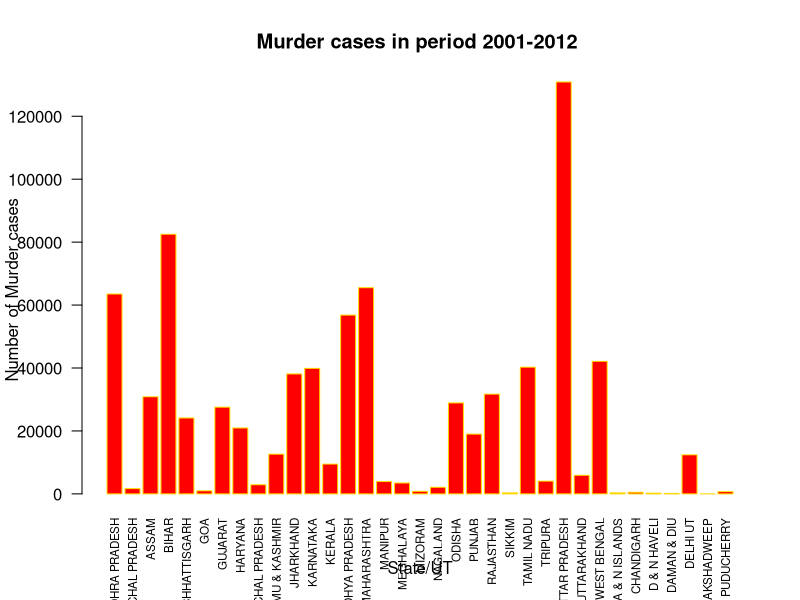
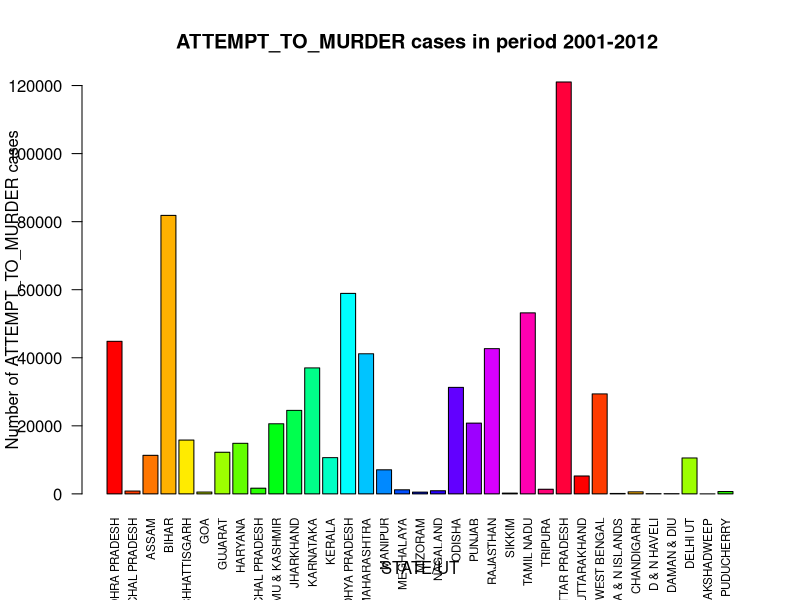
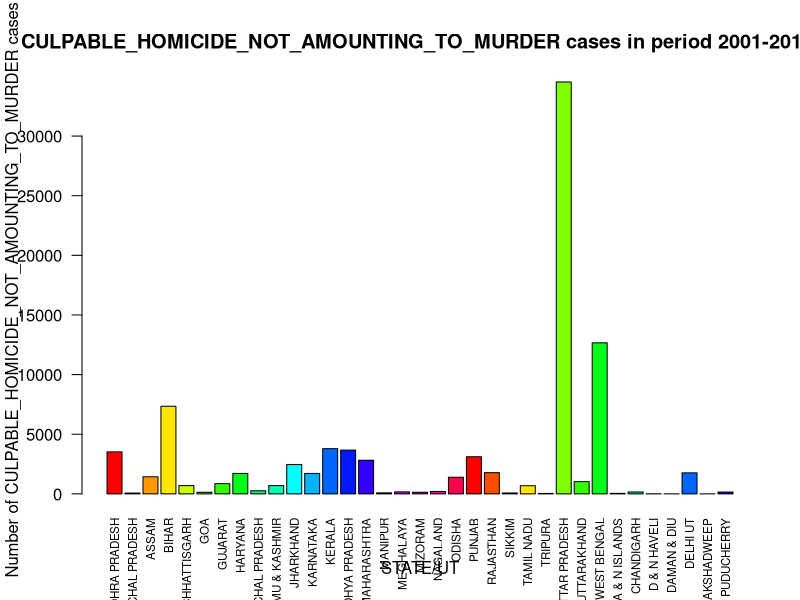
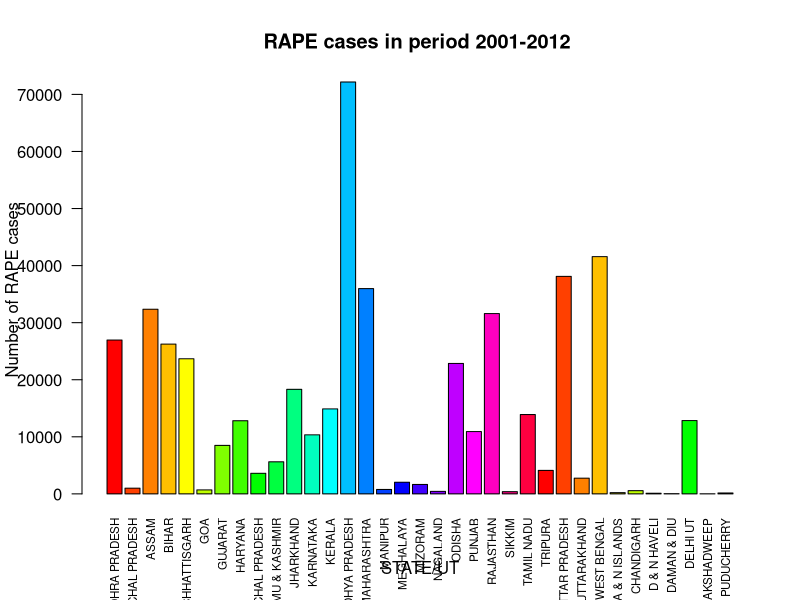
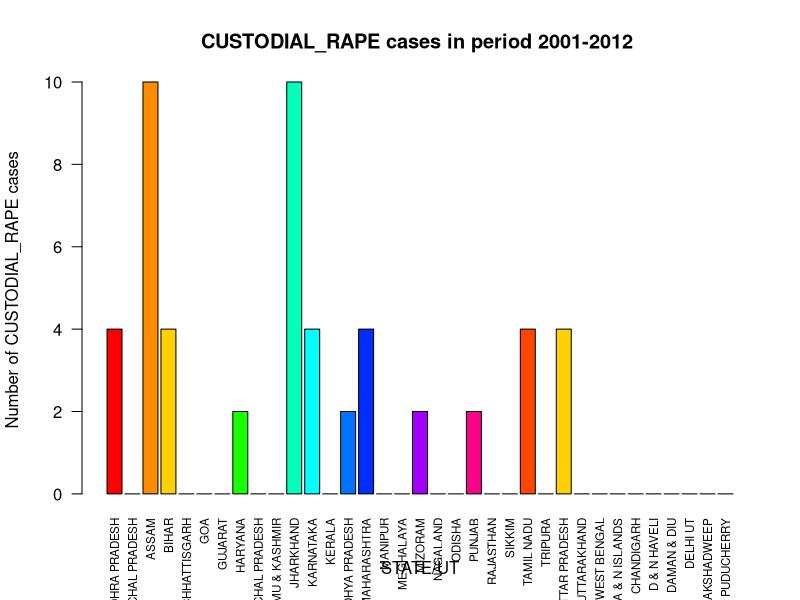
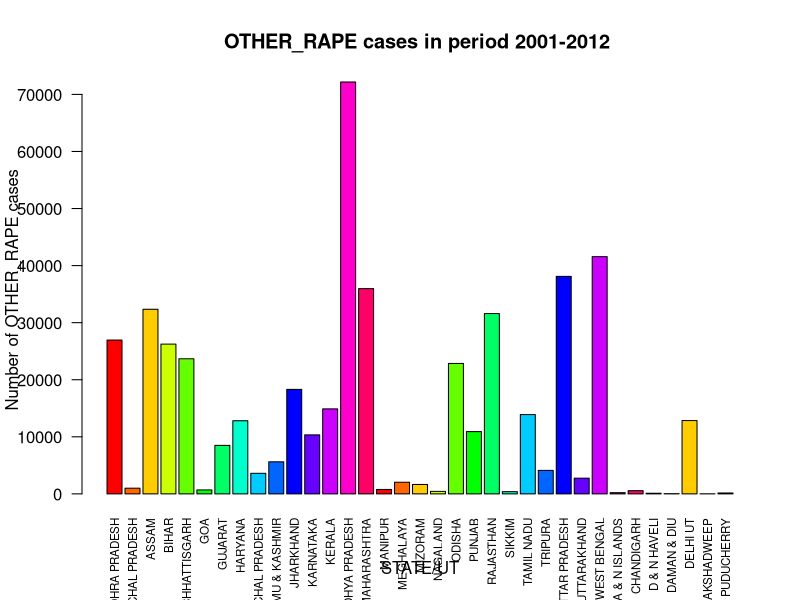
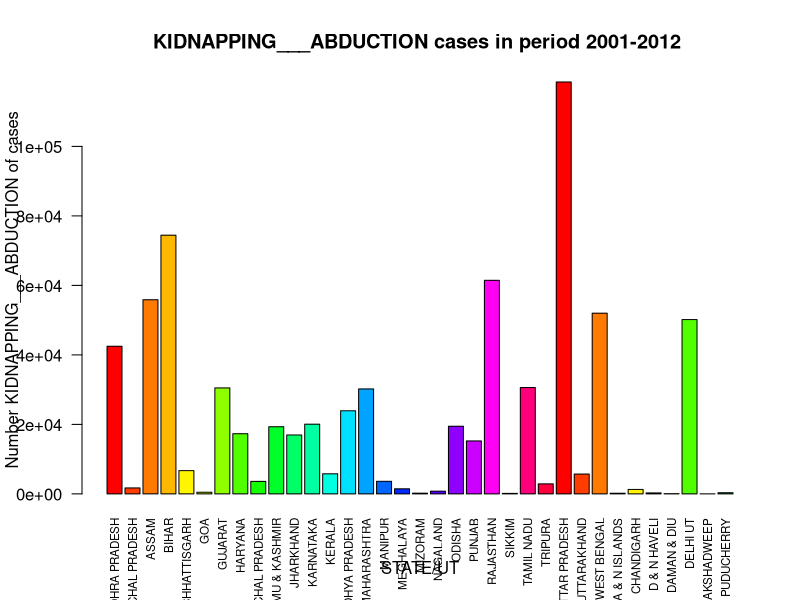
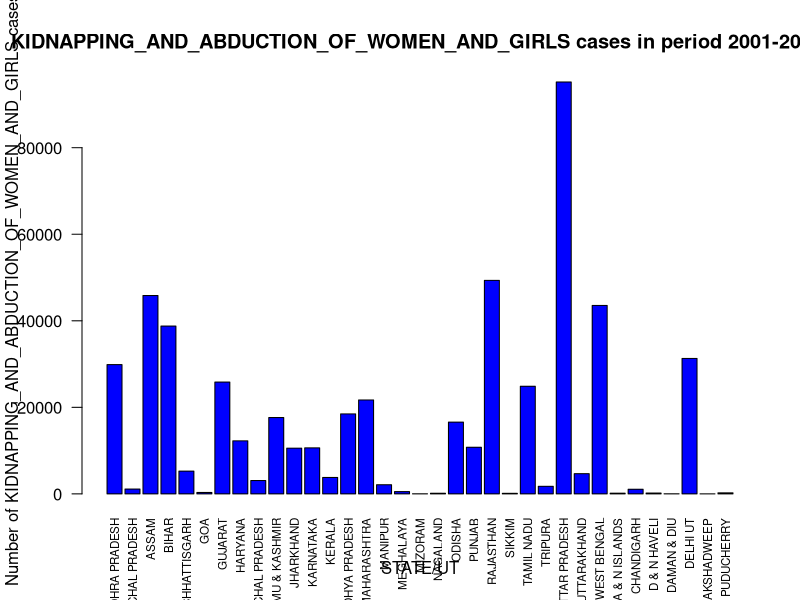

The R script that drew these images, in order:
dataset = read.csv('DataGroupedBySTATENames.csv')
library(ggplot2)
barplot(dataset$MURDER,names.arg = dataset$STATE_UT, main =paste("Murder cases in period 2001-2012 "), xlab = "State/UT", ylab = "Number of Murder cases", cex.names = 0.7, las = 2, col = "Red", border = "Gold")
barplot(dataset$ATTEMPT_TO_MURDER,names.arg = dataset$STATE_UT, main =paste("ATTEMPT_TO_MURDER cases in period 2001-2012 "), xlab = "STATE/UT", ylab = "Number of ATTEMPT_TO_MURDER cases", cex.names = 0.7, las = 2, col = rainbow(26))
barplot(dataset$CULPABLE_HOMICIDE_NOT_AMOUNTING_TO_MURDER,names.arg = dataset$STATE_UT, main =paste("CULPABLE_HOMICIDE_NOT_AMOUNTING_TO_MURDER cases in period 2001-2012 "), xlab = "STATE/UT", ylab = "Number of CULPABLE_HOMICIDE_NOT_AMOUNTING_TO_MURDER cases", cex.names = 0.7, las = 2, col = rainbow(20))
barplot(dataset$RAPE,names.arg = dataset$STATE_UT, main =paste("RAPE cases in period 2001-2012 "), xlab = "STATE/UT", ylab = "Number of RAPE cases", cex.names = 0.7, las = 2, col = rainbow(24))
barplot(dataset$CUSTODIAL_RAPE,names.arg = dataset$STATE_UT, main =paste("CUSTODIAL_RAPE cases in period 2001-2012 "), xlab = "STATE/UT", ylab = "Number of CUSTODIAL_RAPE cases", cex.names = 0.7, las = 2, col = rainbow(22))
barplot(dataset$OTHER_RAPE,names.arg = dataset$STATE_UT, main =paste("OTHER_RAPE cases in period 2001-2012 "), xlab = "STATE/UT", ylab = "Number of OTHER_RAPE cases", cex.names = 0.7, las = 2, col = rainbow(15))
barplot(dataset$KIDNAPPING___ABDUCTION,names.arg = dataset$STATE_UT, main =paste("KIDNAPPING___ABDUCTION cases in period 2001-2012 "), xlab = "STATE/UT", ylab = "Number KIDNAPPING___ABDUCTION of cases", cex.names = 0.7, las = 2, col = rainbow(25))
barplot(dataset$KIDNAPPING_AND_ABDUCTION_OF_WOMEN_AND_GIRLS,names.arg = dataset$STATE_UT, main =paste("KIDNAPPING_AND_ABDUCTION_OF_WOMEN_AND_GIRLS cases in period 2001-2012 "), xlab = "STATE/UT", ylab = "Number of KIDNAPPING_AND_ABDUCTION_OF_WOMEN_AND_GIRLS cases", cex.names = 0.7, las = 2, col = "blue", border = "black")
barplot(dataset$KIDNAPPING_AND_ABDUCTION_OF_OTHERS,names.arg = dataset$STATE_UT, main =paste("KIDNAPPING_AND_ABDUCTION_OF_OTHERS cases in period 2001-2012 "), xlab = "STATE/UT", ylab = "Number of KIDNAPPING_AND_ABDUCTION_OF_OTHERS cases", cex.names = 0.7, las = 2, col = "Red", border = "Gold")
barplot(dataset$DACOITY,names.arg = dataset$STATE_UT, main =paste("DACOITY cases in period 2001-2012 "), xlab = "STATE/UT", ylab = "Number of DACOITY cases", cex.names = 0.7, las = 2, col = "Red", border = "Gold")
barplot(dataset$PREPARATION_AND_ASSEMBLY_FOR_DACOITY,names.arg = dataset$STATE_UT, main =paste("PREPARATION_AND_ASSEMBLY_FOR_DACOITY cases in period 2001-2012 "), xlab = "STATE/UT", ylab = "Number of PREPARATION_AND_ASSEMBLY_FOR_DACOITY cases", cex.names = 0.7, las = 2, col = "Red", border = "Gold")
barplot(dataset$ROBBERY,names.arg = dataset$STATE_UT, main =paste("ROBBERY cases in period 2001-2012 "), xlab = "STATE/UT", ylab = "Number ROBBERY of  cases", cex.names = 0.7, las = 2, col = "Red", border = "Gold")
barplot(dataset$BURGLARY,names.arg = dataset$STATE_UT, main =paste("BURGLARY cases in period 2001-2012 "), xlab = "STATE/UT", ylab = "Number  of  cases", cex.names = 0.7, las = 2, col = "Red", border = "Gold")
barplot(dataset$THEFT,names.arg = dataset$STATE_UT, main =paste("THEFT cases in period 2001-2012 "), xlab = "STATE/UT", ylab = "Number of THEFT cases", cex.names = 0.7, las = 2, col = "Red", border = "Gold")
barplot(dataset$AUTO_THEFT,names.arg = dataset$STATE_UT, main =paste("AUTO_THEFT cases in period 2001-2012 "), xlab = "STATE/UT", ylab = "Number of AUTO_THEFT cases", cex.names = 0.7, las = 2, col = "Red", border = "Gold")
barplot(dataset$OTHER_THEFT,names.arg = dataset$STATE_UT, main =paste("OTHER_THEFT cases in period 2001-2012 "), xlab = "STATE/UT", ylab = "Number of OTHER_THEFT cases", cex.names = 0.7, las = 2, col = "Red", border = "Gold")
barplot(dataset$RIOTS,names.arg = dataset$STATE_UT, main =paste("RIOTS cases in period 2001-2012 "), xlab = "STATE/UT", ylab = "Number of RIOTS cases", cex.names = 0.7, las = 2, col = "Red", border = "Gold")
barplot(dataset$CRIMINAL_BREACH_OF_TRUST,names.arg = dataset$STATE_UT, main =paste("CRIMINAL_BREACH_OF_TRUST cases in period 2001-2012 "), xlab = "STATE/UT", ylab = "Number of CRIMINAL_BREACH_OF_TRUST cases", cex.names = 0.7, las = 2, col = "Red", border = "Gold")
barplot(dataset$CHEATING,names.arg = dataset$STATE_UT, main =paste("CHEATING cases in period 2001-2012 "), xlab = "STATE/UT", ylab = "Number of CHEATING cases", cex.names = 0.7, las = 2, col = "Red", border = "Gold")
barplot(dataset$COUNTERFIETING,names.arg = dataset$STATE_UT, main =paste("COUNTERFIETING cases in period 2001-2012 "), xlab = "STATE/UT", ylab = "Number of COUNTERFIETING cases", cex.names = 0.7, las = 2, col = "Red", border = "Gold")
barplot(dataset$ARSON,names.arg = dataset$STATE_UT, main =paste("ARSON cases in period 2001-2012 "), xlab = "STATE/UT", ylab = "Number of ARSON cases", cex.names = 0.7, las = 2, col = "Red", border = "Gold")
barplot(dataset$HURT_GREVIOUS_HURT,names.arg = dataset$STATE_UT, main =paste("HURT_GREVIOUS_HURT cases in period 2001-2012 "), xlab = "STATE/UT", ylab = "Number of HURT_GREVIOUS_HURT cases", cex.names = 0.7, las = 2, col = "Red", border = "Gold")
barplot(dataset$DOWRY_DEATHS,names.arg = dataset$STATE_UT, main =paste("DOWRY_DEATHS cases in period 2001-2012 "), xlab = "STATE/UT", ylab = "Number of DOWRY_DEATHS cases", cex.names = 0.7, las = 2, col = "Red", border = "Gold")
barplot(dataset$ASSAULT_ON_WOMEN_WITH_INTENT_TO_OUTRAGE_HER_MODESTY,names.arg = dataset$STATE_UT, main =paste("ASSAULT_ON_WOMEN_WITH_INTENT_TO_OUTRAGE_HER_MODESTY cases in period 2001-2012 "), xlab = "STATE/UT", ylab = "Number of ASSAULT_ON_WOMEN_WITH_INTENT_TO_OUTRAGE_HER_MODESTY cases", cex.names = 0.7, las = 2, col = "Red", border = "Gold")
barplot(dataset$INSULT_TO_MODESTY_OF_WOMEN,names.arg = dataset$STATE_UT, main =paste("INSULT_TO_MODESTY_OF_WOMEN cases in period 2001-2012 "), xlab = "STATE/UT", ylab = "Number of INSULT_TO_MODESTY_OF_WOMEN cases", cex.names = 0.7, las = 2, col = "Red", border = "Gold")
barplot(dataset$CRUELTY_BY_HUSBAND_OR_HIS_RELATIVES,names.arg = dataset$STATE_UT, main =paste("CRUELTY_BY_HUSBAND_OR_HIS_RELATIVES cases in period 2001-2012 "), xlab = "STATE/UT", ylab = "Number of CRUELTY_BY_HUSBAND_OR_HIS_RELATIVES cases", cex.names = 0.7, las = 2, col = "Red", border = "Gold")
barplot(dataset$IMPORTATION_OF_GIRLS_FROM_FOREIGN_COUNTRIES,names.arg = dataset$STATE_UT, main =paste("IMPORTATION_OF_GIRLS_FROM_FOREIGN_COUNTRIES cases in period 2001-2012 "), xlab = "STATE/UT", ylab = "Number of IMPORTATION_OF_GIRLS_FROM_FOREIGN_COUNTRIES cases", cex.names = 0.7, las = 2, col = "Red", border = "Gold")
barplot(dataset$CAUSING_DEATH_BY_NEGLIGENCE,names.arg = dataset$STATE_UT, main =paste("CAUSING_DEATH_BY_NEGLIGENCE cases in period 2001-2012 "), xlab = "STATE/UT", ylab = "Number of CAUSING_DEATH_BY_NEGLIGENCE cases", cex.names = 0.7, las = 2, col = "Red", border = "Gold")

